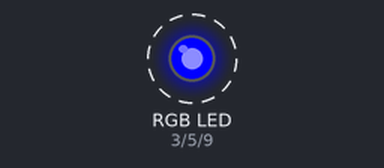
This sketch was run on a simulated Arduino Uno, built with avr-gcc and run on an emulated ATmega328P. Parts: an RGB LED mixed from three pins (HIGH = lit). Dashed ring = blinking.

Above: at 0.02 s.
Timing chart, 0 to 3.0 s (numbered marks = the images above):
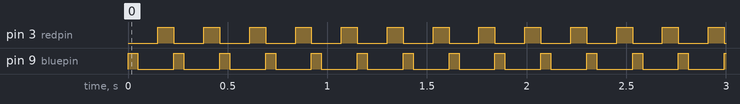

The sketch:

RGB_LED_3_.ino
```cpp
int redpin = 3;
int greenpin = 5;
int bluepin = 9;

void setup() {
  pinMode(redpin, OUTPUT);
  pinMode(greenpin, OUTPUT);
  pinMode(bluepin, OUTPUT);

}

void loop()
 { setColor(0,0,255); delay(50);
   setColor(0,0,0); delay(100);
   setColor(255,0,0); delay(80);

}

void setColor(int red,int green,int blue)
{
  analogWrite(redpin,red);
  analogWrite(greenpin,green);
  analogWrite(bluepin,blue);
}
```

Measured:
- by itself, pin 3 (redpin): alternates HIGH for 0.08 s and LOW for 0.15 s
- by itself, pin 9 (bluepin): alternates HIGH for 0.05 s and LOW for 0.18 s
